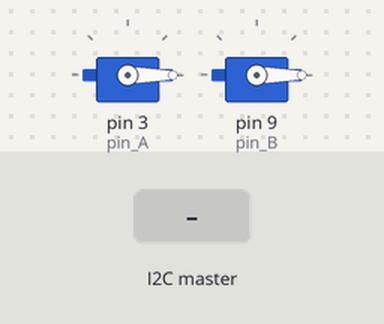
Bench run of a sketch on a simulated Arduino Uno, built with avr-gcc and run on an emulated ATmega328P. Shown: 2 × servo. The test bench sets the inputs (shaded band). What the sketch prints to the serial monitor is not drawn.

Above: at 1.2 s.
1.3 s: the I2C master sends the byte 1
At 2.5 s:
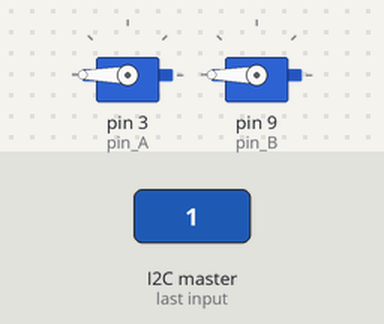
2.8 s: the I2C master sends the byte 0
At 3.8 s:
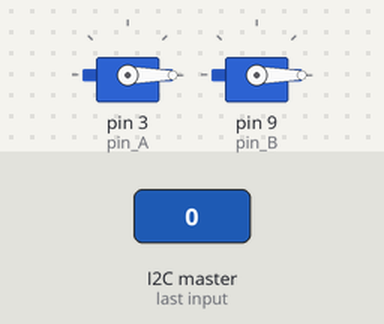
Timing chart, 0 to 5.8 s (numbered marks = the images above; inputs shaded):
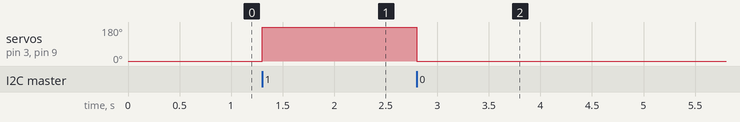

Measured:
- after the input at 1.3 s, servo on pin 3 (pin_A), servo on pin 9 (pin_B): 0° → 180° at once
- after the input at 2.8 s, servo on pin 3 (pin_A), servo on pin 9 (pin_B): 180° → 0° at once

The sketch:

EDF.ino
```cpp
#include<Servo.h>
#include<Wire.h>S

Servo EDF_A,EDF_B;

const int pin_A=3;
const int pin_B=9;

byte power;

void setup(){
   Serial.begin(115200);
   Wire.begin(4);
   Wire.onReceive(ReceiveEvent);

   pinMode(3,OUTPUT);
   pinMode(9,OUTPUT);

   EDF_A.attach(pin_A,0,2000);
   EDF_B.attach(pin_B,0,2000);
}

void loop(){
   Serial.println(power);
   //EDF_A.write(power);
   //EDF_B.write(power);
   if(power==1){
      EDF_A.write(180);
      EDF_B.write(180);
   }else{
      EDF_A.write(0);
      EDF_B.write(0);
   }
}

void ReceiveEvent(int any){
   while(Wire.available()){
      power=Wire.read();
   }
}
```
